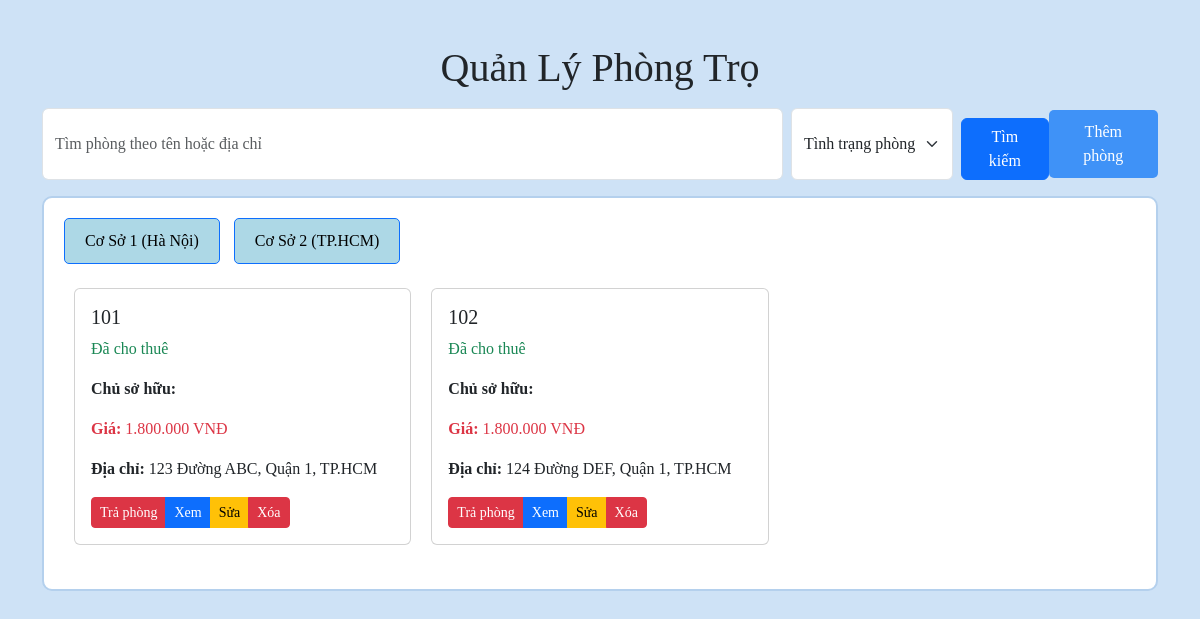
The app's page /quanlyphong/quanlyphong.php?facility_id=1 with its own data.
### tables this page shows
CREATE TABLE `rooms` (
  `id` varchar(10) NOT NULL,
  `facility_id` int(11) NOT NULL,
  `room_name` varchar(50) NOT NULL,
  `price` int(11) NOT NULL,
  `status` varchar(250) NOT NULL,
  `address` varchar(255) NOT NULL,
  `tenant_name` varchar(255) DEFAULT NULL
);

### quanlyphong/quanlyphong.php (the view, shortened to what this page needs)
<?php
$servername = "localhost";
$username = "root";
$password = "";
$dbname = "baiTapLon";
$conn = new mysqli($servername, $username, $password, $dbname);
$facility_id = isset($_GET['facility_id']) ? $_GET['facility_id'] : null;
$where_clause = "";
if ($facility_id) {
    $where_clause = "WHERE facility_id = $facility_id";
}
$sql_rooms = "SELECT * FROM rooms $where_clause";
$result_rooms = $facility_id ? $conn->query($sql_rooms) : null;
?>
<!DOCTYPE html>
<html lang="vi">
<head>
    <link href="https://cdn.jsdelivr.net/npm/bootstrap@5.3.0/dist/css/bootstrap.min.css" rel="stylesheet">
    <link href="quanlyphong.css" rel="stylesheet">
</head>
<body>
    <div class="container mt-4">
        <h1 class="text-center">Quản Lý Phòng Trọ</h1>
        <div class="d-flex justify-content-between align-items-center my-3">
            <div class="d-flex w-100">
                <input type="text" class="form-control w-75 me-2" placeholder="Tìm phòng theo tên hoặc địa chỉ" id="search-keyword" name="search_keyword">
                <select class="form-select w-auto me-2" id="search-status" name="search_status">
                    <option value="">Tình trạng phòng</option>
                </select>
                <button class="btn btn-primary" id="search-btn">Tìm kiếm</button>
            </div>
            <div>
                <button class="btn btn-success" id="add-room-btn" onclick="window.location.href='/baiTapLon/quanlyphong/themphong.php'">Thêm phòng</button>
            </div>
        </div>
        <div class="facility-box">
            <div class="facility-header">
                <a href="?facility_id=1" class="btn btn-outline-primary">Cơ Sở 1 (Hà Nội)</a>
                <a href="?facility_id=2" class="btn btn-outline-primary">Cơ Sở 2 (TP.HCM)</a>
            </div>
            <?php if ($facility_id && $result_rooms && $result_rooms->num_rows > 0): ?>
                <div class="row mt-4">
                    <?php while ($room = $result_rooms->fetch_assoc()): ?>
                        <?php
                            $room_class = ($room['status'] == 'rented') ? 'text-primary' : 'text-success';
                            $button_text = ($room['status'] == 'empty') ? 'Thuê phòng' : 'Trả phòng';
                            $button_class = ($room['status'] == 'empty') ? 'btn-success' : 'btn-danger';
                        ?>
                        <div class="col-md-4 mb-4">
                            <div class="card">
                                <div class="card-body">
                                    <h5 class="card-title"><?php echo $room['room_name']; ?></h5>
                                    <p class="card-text <?php echo $room_class; ?>">
                                        <?php echo $room['status'] == 'empty' ? 'Còn trống' : 'Đã cho thuê'; ?>
                                    </p>
                                    <p class="card-text">
                                        <strong>Chủ sở hữu:</strong>
                                    </p>
                                    <p class="card-text text-danger"><strong>Giá:</strong> <?php echo number_format($room['price'], 0, ',', '.'); ?> VNĐ</p>
                                    <p class="card-text"><strong>Địa chỉ:</strong> <?php echo $room['address']; ?></p>
                                       <div class="btn-group">
                                        <button class="btn btn-sm <?php echo $button_class; ?>"><?php echo $button_text; ?></button>
                                        <button class="btn btn-sm btn-primary">Xem</button>
                                        <button class="btn btn-sm btn-warning">Sửa</button>
                                        <button class="btn btn-sm btn-danger">Xóa</button>
                                    </div>
                                </div>
                            </div>
                        </div>
                    <?php endwhile; ?>
                </div>
            <?php elseif ($facility_id): ?>
                <p class="text-center mt-4">Không có phòng nào trong cơ sở này.</p>
            <?php else: ?>
                <p class="text-center mt-4">Vui lòng chọn cơ sở để xem phòng.</p>
            <?php endif; ?>
        </div>
    </div>
</body>
</html>

### quanlyphong/quanlyphong.css (style rules this page uses)
body { font-family:Time New Roman; background-color: #cee2f6; padding-top: 20px; }
.facility-box { border: 2px solid #b4d0ed; border-radius: 10px; padding: 20px; margin-bottom: 20px; background-color: #fff; }
.facility-header a { background-color: #add8e6; color: #000; text-decoration: none; padding: 10px 20px; border-radius: 5px; margin-right: 10px; display: inline-block; }
.row { margin-left: 0; margin-right: 0; }
.col-md-4 { padding-left: 10px; padding-right: 10px; }
#search-btn { margin-top: 10px; }
#add-room-btn { padding: 10px 20px; font-size: 1rem; background-color: #3f92f7; color: #fff; border: none; border-radius: 5px; }

### records on screen
rooms: room_name "101", shows "Đã cho thuê", price "1.800.000", address "123 Đường ABC, Quận 1, TP.HCM", status "Trả phòng"
rooms: room_name "102", shows "Đã cho thuê", price "1.800.000", address "124 Đường DEF, Quận 1, TP.HCM", status "Trả phòng"
